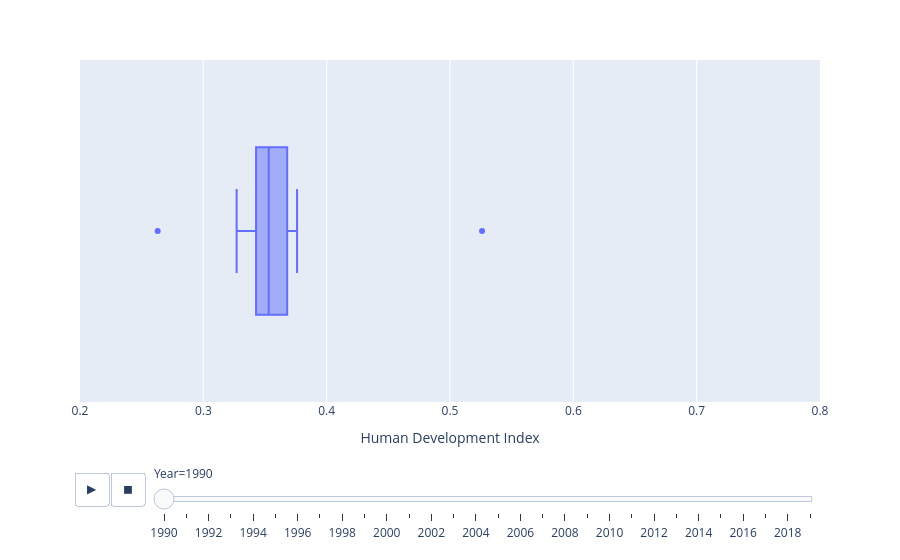

Notebook cell for this chart:
### Code cell
# Creating a box plot using Plotly Express
px.box(
    df1,
    x=INDICATOR1,                 # Data for x-axis
    range_x= [0.20, 0.80],
    #y=ADM1,                      # Data for y-axis
    animation_frame= 'year',
    #color=ADM1,                  # Color grouping based on 'dep'
    hover_name=ADM3,             # Municipality for hover tooltip
    hover_data=[ADM1, INDICATOR4],     # Additional data for hover tooltip
    labels=dict(data_dict)        # Custom labels from data_dict
)

### Figure 1 — Plotly figure (JSON) as saved in the notebook; plotly's stock layout.template omitted (floating-point values rounded to 4 significant figures)
{"data": [{"alignmentgroup": "True", "customdata": [["Kaoh Kong", 0.227], ["Prey Veaeng", 0.263], ["Pousat", 0.235], ["Svay Rieng", 0.277], ["Takaev", 0.308], ["Kampong Spueu", 0.237], ["Banteay Mean Chey", 0.251], ["Preah Vihear-Stueng Traeng-Kracheh", 0.243], ["Bat Dambang-Krong Pailin", 0.292], ["Siem Reab-Otdar Mean Chey", 0.209], ["Phnom Penh", 0.421], ["Kampong Thum", 0.245], ["Kampot-Krong Kaeb-Krong Preah Sihanouk", 0.291], ["Kampong Chhnang", 0.237], ["Kampong Cham (incl Tboung Khmum)", 0.258], ["Kandal", 0.28], ["Mondol Kiri-Rotanak Kiri", 0.136]], "hovertemplate": "<b>%{hovertext}</b><br><br>Year=1990<br>Human Development Index=%{x}<br>Region=%{customdata[0]}<br>Education Index=%{customdata[1]}<extra></extra>", "hovertext": ["Kaoh Kong", "Prey Veaeng", "Pousat", "Svay Rieng", "Takaev", "Kampong Spueu", "Banteay Mean Chey", "Preah Vihear-Stueng Traeng-Kracheh", "Bat Dambang-Krong Pailin", "Siem Reab-Otdar Mean Chey", "Phnom Penh", "Kampong Thum", "Kampot-Krong Kaeb-Krong Preah Sihanouk", "Kampong Chhnang", "Kampong Cham (incl Tboung Khmum)", "Kandal", "Mondol Kiri-Rotanak Kiri"], "legendgroup": "", "marker": {"color": "#636efa"}, "name": "", "notched": false, "offsetgroup": "", "orientation": "h", "showlegend": false, "type": "box", "x": [0.357, 0.348, 0.327, 0.36, 0.375, 0.347, 0.353, 0.346, 0.376, 0.327, 0.526, 0.349, 0.367, 0.333, 0.353, 0.371, 0.263], "x0": " ", "xaxis": "x", "y0": " ", "yaxis": "y"}], "layout": {"boxmode": "group", "legend": {"tracegroupgap": 0}, "margin": {"t": 60}, "sliders": [{"active": 0, "currentvalue": {"prefix": "Year="}, "len": 0.9, "pad": {"b": 10, "t": 60}, "steps": [{"args": [["1990"], {"frame": {"duration": 0, "redraw": true}, "fromcurrent": true, "mode": "immediate", "transition": {"duration": 0, "easing": "linear"}}], "label": "1990", "method": "animate"}, {"args": [["1991"], {"frame": {"duration": 0, "redraw": true}, "fromcurrent": true, "mode": "immediate", "transition": {"duration": 0, "easing": "linear"}}], "label": "1991", "method": "animate"}, {"args": [["1992"], {"frame": {"duration": 0, "redraw": true}, "fromcurrent": true, "mode": "immediate", "transition": {"duration": 0, "easing": "linear"}}], "label": "1992", "method": "animate"}, {"args": [["1993"], {"frame": {"duration": 0, "redraw": true}, "fromcurrent": true, "mode": "immediate", "transition": {"duration": 0, "easing": "linear"}}], "label": "1993", "method": "animate"}, {"args": [["1994"], {"frame": {"duration": 0, "redraw": true}, "fromcurrent": true, "mode": "immediate", "transition": {"duration": 0, "easing": "linear"}}], "label": "1994", "method": "animate"}, {"args": [["1995"], {"frame": {"duration": 0, "redraw": true}, "fromcurrent": true, "mode": "immediate", "transition": {"duration": 0, "easing": "linear"}}], "label": "1995", "method": "animate"}, {"args": [["1996"], {"frame": {"duration": 0, "redraw": true}, "fromcurrent": true, "mode": "immediate", "transition": {"duration": 0, "easing": "linear"}}], "label": "1996", "method": "animate"}, {"args": [["1997"], {"frame": {"duration": 0, "redraw": true}, "fromcurrent": true, "mode": "immediate", "transition": {"duration": 0, "easing": "linear"}}], "label": "1997", "method": "animate"}, {"args": [["1998"], {"frame": {"duration": 0, "redraw": true}, "fromcurrent": true, "mode": "immediate", "transition": {"duration": 0, "easing": "linear"}}], "label": "1998", "method": "animate"}, {"args": [["1999"], {"frame": {"duration": 0, "redraw": true}, "fromcurrent": true, "mode": "immediate", "transition": {"duration": 0, "easing": "linear"}}], "label": "1999", "method": "animate"}, {"args": [["2000"], {"frame": {"duration": 0, "redraw": true}, "fromcurrent": true, "mode": "immediate", "transition": {"duration": 0, "easing": "linear"}}], "label": "2000", "method": "animate"}, {"args": [["2001"], {"frame": {"duration": 0, "redraw": true}, "fromcurrent": true, "mode": "immediate", "transition": {"duration": 0, "easing": "linear"}}], "label": "2001", "method": "animate"}, {"args": [["2002"], {"frame": {"duration": 0, "redraw": true}, "fromcurrent": true, "mode": "immediate", "transition": {"duration": 0, "easing": "linear"}}], "label": "2002", "method": "animate"}, {"args": [["2003"], {"frame": {"duration": 0, "redraw": true}, "fromcurrent": true, "mode": "immediate", "transition": {"duration": 0, "easing": "linear"}}], "label": "2003", "method": "animate"}, {"args": [["2004"], {"frame": {"duration": 0, "redraw": true}, "fromcurrent": true, "mode": "immediate", "transition": {"duration": 0, "easing": "linear"}}], "label": "2004", "method": "animate"}, {"args": [["2005"], {"frame": {"duration": 0, "redraw": true}, "fromcurrent": true, "mode": "immediate", "transition": {"duration": 0, "easing": "linear"}}], "label": "2005", "method": "animate"}, {"args": [["2006"], {"frame": {"duration": 0, "redraw": true}, "fromcurrent": true, "mode": "immediate", "transition": {"duration": 0, "easing": "linear"}}], "label": "2006", "method": "animate"}, {"args": [["2007"], {"frame": {"duration": 0, "redraw": true}, "fromcurrent": true, "mode": "immediate", "transition": {"duration": 0, "easing": "linear"}}], "label": "2007", "method": "animate"}, {"args": [["2008"], {"frame": {"duration": 0, "redraw": true}, "fromcurrent": true, "mode": "immediate", "transition": {"duration": 0, "easing": "linear"}}], "label": "2008", "method": "animate"}, {"args": [["2009"], {"frame": {"duration": 0, "redraw": true}, "fromcurrent": true, "mode": "immediate", "transition": {"duration": 0, "easing": "linear"}}], "label": "2009", "method": "animate"}, {"args": [["2010"], {"frame": {"duration": 0, "redraw": true}, "fromcurrent": true, "mode": "immediate", "transition": {"duration": 0, "easing": "linear"}}], "label": "2010", "method": "animate"}, {"args": [["2011"], {"frame": {"duration": 0, "redraw": true}, "fromcurrent": true, "mode": "immediate", "transition": {"duration": 0, "easing": "linear"}}], "label": "2011", "method": "animate"}, {"args": [["2012"], {"frame": {"duration": 0, "redraw": true}, "fromcurrent": true, "mode": "immediate", "transition": {"duration": 0, "easing": "linear"}}], "label": "2012", "method": "animate"}, {"args": [["2013"], {"frame": {"duration": 0, "redraw": true}, "fromcurrent": true, "mode": "immediate", "transition": {"duration": 0, "easing": "linear"}}], "label": "2013", "method": "animate"}, {"args": [["2014"], {"frame": {"duration": 0, "redraw": true}, "fromcurrent": true, "mode": "immediate", "transition": {"duration": 0, "easing": "linear"}}], "label": "2014", "method": "animate"}, {"args": [["2015"], {"frame": {"duration": 0, "redraw": true}, "fromcurrent": true, "mode": "immediate", "transition": {"duration": 0, "easing": "linear"}}], "label": "2015", "method": "animate"}, {"args": [["2016"], {"frame": {"duration": 0, "redraw": true}, "fromcurrent": true, "mode": "immediate", "transition": {"duration": 0, "easing": "linear"}}], "label": "2016", "method": "animate"}, {"args": [["2017"], {"frame": {"duration": 0, "redraw": true}, "fromcurrent": true, "mode": "immediate", "transition": {"duration": 0, "easing": "linear"}}], "label": "2017", "method": "animate"}, {"args": [["2018"], {"frame": {"duration": 0, "redraw": true}, "fromcurrent": true, "mode": "immediate", "transition": {"duration": 0, "easing": "linear"}}], "label": "2018", "method": "animate"}, {"args": [["2019"], {"frame": {"duration": 0, "redraw": true}, "fromcurrent": true, "mode": "immediate", "transition": {"duration": 0, "easing": "linear"}}], "label": "2019", "method": "animate"}], "x": 0.1, "xanchor": "left", "y": 0, "yanchor": "top"}], "updatemenus": [{"buttons": [{"args": [null, {"frame": {"duration": 500, "redraw": true}, "fromcurrent": true, "mode": "immediate", "transition": {"duration": 500, "easing": "linear"}}], "label": "&#9654;", "method": "animate"}, {"args": [[null], {"frame": {"duration": 0, "redraw": true}, "fromcurrent": true, "mode": "immediate", "transition": {"duration": 0, "easing": "linear"}}], "label": "&#9724;", "method": "animate"}], "direction": "left", "pad": {"r": 10, "t": 70}, "showactive": false, "type": "buttons", "x": 0.1, "xanchor": "right", "y": 0, "yanchor": "top"}], "xaxis": {"anchor": "y", "domain": [0.0, 1.0], "range": [0.2, 0.8], "title": {"text": "Human Development Index"}}, "yaxis": {"anchor": "x", "domain": [0.0, 1.0]}}}
